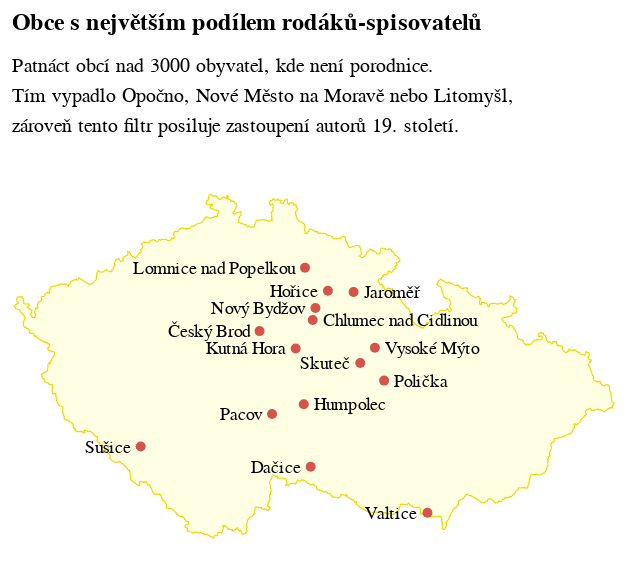

Notebook source saved alongside this figure:
### Code cell
nad3000 = mapka(
    filtr=final.filter(pl.col('obyvatel') > 3000).drop_nulls().sort(by='rodaku/obyvatel',descending=True), 
    vpravo=["Hronov","Jaroměř", "Polička", "Litomyšl",'Vysoké Mýto','Přibyslav',"Polná","Humpolec",'Chlumec nad Cidlinou'],
    nadpis=["Obce s největším podílem rodáků-spisovatelů"],
    podnadpis=["Patnáct obcí nad 3000 obyvatel, kde není porodnice.",
               "Tím vypadlo Opočno, Nové Město na Moravě nebo Litomyšl,",
               "zároveň tento filtr posiluje zastoupení autorů 19. století."],
    bez_porodnic=True,
    kolik=15,
)

nad3000

### Figure 1 — Vega-Lite specification as saved in the notebook (floating-point values rounded to 4 significant figures; data arrays with more than 128 entries replaced by an {"elided": "..."} marker saying what was removed)
{"config": {"title": {"font": "Noticia Text", "fontSize": 12, "anchor": "start", "lineHeight": 19, "fontWeight": "bolder", "subtitleFont": "Noticia Text", "subtitleFontSize": 10, "subtitleLineHeight": 15, "subtitlePadding": 10, "dy": -10}, "axis": {"labelFont": "Asap", "titleFont": "Asap", "fontWeight": "lighter", "titleFontWeight": "lighter", "labelFontSize": 9, "titleFontSize": 9, "labelPadding": 2, "titlePadding": 9, "domainOpacity": 0, "tickColor": "#DCDDD6"}, "legend": {"labelFont": "Asap", "labelFontWeight": "normal", "titleFont": "Asap", "titleFontWeight": "normal", "labelFontSize": 9, "titleFontSize": 9}}, "layer": [{"data": {"values": [{"id": "0", "type": "Feature", "properties": {}, "geometry": {"type": "Polygon", "coordinates": {"elided": "1x1056x2 float values"}}, "bbox": [12.09, 48.55, 18.86, 51.06]}]}, "mark": {"type": "geoshape", "fill": "#FFFFE4", "filled": true, "stroke": "#EED801", "strokeWidth": 0.6}, "title": {"text": ["Obce s největším podílem rodáků-spisovatelů"], "subtitle": ["Patnáct obcí nad 3000 obyvatel, kde není porodnice.", "Tím vypadlo Opočno, Nové Město na Moravě nebo Litomyšl,", "zároveň tento filtr posiluje zastoupení autorů 19. století."]}}, {"data": {"name": "data-7851e55c2de8e85924becff92d26c0c1"}, "mark": {"type": "circle", "color": "#D6534B", "opacity": 1, "size": 25}, "encoding": {"latitude": {"field": "latitude", "type": "quantitative"}, "longitude": {"field": "longitude", "type": "quantitative"}}}, {"data": {"name": "data-4cb9df90e59bd4df7a55f378f8e56ce3"}, "mark": {"type": "text", "align": "left", "baseline": "middle", "dx": 5, "dy": 0, "font": "Asap", "fontSize": 9}, "encoding": {"latitude": {"field": "latitude", "type": "quantitative"}, "longitude": {"field": "longitude", "type": "quantitative"}, "text": {"field": "rodna_obec", "type": "nominal"}}}, {"data": {"name": "data-a474e9d1fb2a5c28096c675aa2e4b345"}, "mark": {"type": "text", "align": "right", "baseline": "middle", "dx": -5, "dy": 0, "font": "Asap", "fontSize": 9}, "encoding": {"latitude": {"field": "latitude", "type": "quantitative"}, "longitude": {"field": "longitude", "type": "quantitative"}, "text": {"field": "rodna_obec", "type": "nominal"}}}, {"data": {"name": "data-d751713988987e9331980363e24189ce"}, "mark": {"type": "text", "align": "center", "baseline": "middle", "dx": 0, "dy": 7.5, "font": "Asap", "fontSize": 9}, "encoding": {"latitude": {"field": "latitude", "type": "quantitative"}, "longitude": {"field": "longitude", "type": "quantitative"}, "text": {"field": "rodna_obec", "type": "nominal"}}}], "height": 200, "width": 300, "$schema": "https://vega.github.io/schema/vega-lite/v5.8.0.json", "datasets": {"data-7851e55c2de8e85924becff92d26c0c1": [{"rodna_obec": "Valtice", "knih": 191, "rodna_obec_right": "Valtice", "rodaku": 59, "name": "Valtice", "obyvatel": 3593, "longitude": 16.75, "latitude": 48.74, "rodaku/obyvatel": 0.01642, "knih/obyvatel": 0.05316, "delka_nazvu": 7}, {"rodna_obec": "Polička", "knih": 584, "rodna_obec_right": "Polička", "rodaku": 116, "name": "Polička", "obyvatel": 8939, "longitude": 16.27, "latitude": 49.71, "rodaku/obyvatel": 0.01298, "knih/obyvatel": 0.06533, "delka_nazvu": 7}, {"rodna_obec": "Chlumec nad Cidlinou", "knih": 375, "rodna_obec_right": "Chlumec nad Cidlinou", "rodaku": 64, "name": "Chlumec nad Cidlinou", "obyvatel": 5592, "longitude": 15.46, "latitude": 50.15, "rodaku/obyvatel": 0.01144, "knih/obyvatel": 0.06706, "delka_nazvu": 20}, {"rodna_obec": "Vysoké Mýto", "knih": 737, "rodna_obec_right": "Vysoké Mýto", "rodaku": 141, "name": "Vysoké Mýto", "obyvatel": 12412, "longitude": 16.16, "latitude": 49.95, "rodaku/obyvatel": 0.01136, "knih/obyvatel": 0.05938, "delka_nazvu": 11}, {"rodna_obec": "Hořice", "knih": 651, "rodna_obec_right": "Hořice", "rodaku": 91, "name": "Hořice", "obyvatel": 8587, "longitude": 15.63, "latitude": 50.37, "rodaku/obyvatel": 0.0106, "knih/obyvatel": 0.07581, "delka_nazvu": 6}, {"rodna_obec": "Dačice", "knih": 330, "rodna_obec_right": "Dačice", "rodaku": 76, "name": "Dačice", "obyvatel": 7228, "longitude": 15.44, "latitude": 49.08, "rodaku/obyvatel": 0.01051, "knih/obyvatel": 0.04566, "delka_nazvu": 6}, {"rodna_obec": "Kutná Hora", "knih": 1241, "rodna_obec_right": "Kutná Hora", "rodaku": 215, "name": "Kutná Hora", "obyvatel": 21556, "longitude": 15.27, "latitude": 49.95, "rodaku/obyvatel": 0.009974, "knih/obyvatel": 0.05757, "delka_nazvu": 10}, {"rodna_obec": "Jaroměř", "knih": 699, "rodna_obec_right": "Jaroměř", "rodaku": 106, "name": "Jaroměř", "obyvatel": 12541, "longitude": 15.92, "latitude": 50.36, "rodaku/obyvatel": 0.008452, "knih/obyvatel": 0.05574, "delka_nazvu": 7}, {"rodna_obec": "Humpolec", "knih": 538, "rodna_obec_right": "Humpolec", "rodaku": 92, "name": "Humpolec", "obyvatel": 11447, "longitude": 15.36, "latitude": 49.54, "rodaku/obyvatel": 0.008037, "knih/obyvatel": 0.047, "delka_nazvu": 8}, {"rodna_obec": "Pacov", "knih": 296, "rodna_obec_right": "Pacov", "rodaku": 38, "name": "Pacov", "obyvatel": 4749, "longitude": 15.0, "latitude": 49.47, "rodaku/obyvatel": 0.008002, "knih/obyvatel": 0.06233, "delka_nazvu": 5}, {"rodna_obec": "Český Brod", "knih": 247, "rodna_obec_right": "Český Brod", "rodaku": 59, "name": "Český Brod", "obyvatel": 7423, "longitude": 14.86, "latitude": 50.07, "rodaku/obyvatel": 0.007948, "knih/obyvatel": 0.03327, "delka_nazvu": 10}, {"rodna_obec": "Nový Bydžov", "knih": 241, "rodna_obec_right": "Nový Bydžov", "rodaku": 57, "name": "Nový Bydžov", "obyvatel": 7212, "longitude": 15.49, "latitude": 50.24, "rodaku/obyvatel": 0.007903, "knih/obyvatel": 0.03342, "delka_nazvu": 11}, {"rodna_obec": "Lomnice nad Popelkou", "knih": 155, "rodna_obec_right": "Lomnice nad Popelkou", "rodaku": 42, "name": "Lomnice nad Popelkou", "obyvatel": 5635, "longitude": 15.37, "latitude": 50.53, "rodaku/obyvatel": 0.007453, "knih/obyvatel": 0.02751, "delka_nazvu": 20}, {"rodna_obec": "Sušice", "knih": 336, "rodna_obec_right": "Sušice", "rodaku": 77, "name": "Sušice", "obyvatel": 10783, "longitude": 13.52, "latitude": 49.23, "rodaku/obyvatel": 0.007141, "knih/obyvatel": 0.03116, "delka_nazvu": 6}, {"rodna_obec": "Skuteč", "knih": 290, "rodna_obec_right": "Skuteč", "rodaku": 36, "name": "Skuteč", "obyvatel": 5042, "longitude": 16.0, "latitude": 49.84, "rodaku/obyvatel": 0.00714, "knih/obyvatel": 0.05752, "delka_nazvu": 6}], "data-4cb9df90e59bd4df7a55f378f8e56ce3": [{"rodna_obec": "Polička", "knih": 584, "rodna_obec_right": "Polička", "rodaku": 116, "name": "Polička", "obyvatel": 8939, "longitude": 16.27, "latitude": 49.71, "rodaku/obyvatel": 0.01298, "knih/obyvatel": 0.06533, "delka_nazvu": 7}, {"rodna_obec": "Chlumec nad Cidlinou", "knih": 375, "rodna_obec_right": "Chlumec nad Cidlinou", "rodaku": 64, "name": "Chlumec nad Cidlinou", "obyvatel": 5592, "longitude": 15.46, "latitude": 50.15, "rodaku/obyvatel": 0.01144, "knih/obyvatel": 0.06706, "delka_nazvu": 20}, {"rodna_obec": "Vysoké Mýto", "knih": 737, "rodna_obec_right": "Vysoké Mýto", "rodaku": 141, "name": "Vysoké Mýto", "obyvatel": 12412, "longitude": 16.16, "latitude": 49.95, "rodaku/obyvatel": 0.01136, "knih/obyvatel": 0.05938, "delka_nazvu": 11}, {"rodna_obec": "Jaroměř", "knih": 699, "rodna_obec_right": "Jaroměř", "rodaku": 106, "name": "Jaroměř", "obyvatel": 12541, "longitude": 15.92, "latitude": 50.36, "rodaku/obyvatel": 0.008452, "knih/obyvatel": 0.05574, "delka_nazvu": 7}, {"rodna_obec": "Humpolec", "knih": 538, "rodna_obec_right": "Humpolec", "rodaku": 92, "name": "Humpolec", "obyvatel": 11447, "longitude": 15.36, "latitude": 49.54, "rodaku/obyvatel": 0.008037, "knih/obyvatel": 0.047, "delka_nazvu": 8}], "data-a474e9d1fb2a5c28096c675aa2e4b345": [{"rodna_obec": "Valtice", "knih": 191, "rodna_obec_right": "Valtice", "rodaku": 59, "name": "Valtice", "obyvatel": 3593, "longitude": 16.75, "latitude": 48.74, "rodaku/obyvatel": 0.01642, "knih/obyvatel": 0.05316, "delka_nazvu": 7}, {"rodna_obec": "Hořice", "knih": 651, "rodna_obec_right": "Hořice", "rodaku": 91, "name": "Hořice", "obyvatel": 8587, "longitude": 15.63, "latitude": 50.37, "rodaku/obyvatel": 0.0106, "knih/obyvatel": 0.07581, "delka_nazvu": 6}, {"rodna_obec": "Dačice", "knih": 330, "rodna_obec_right": "Dačice", "rodaku": 76, "name": "Dačice", "obyvatel": 7228, "longitude": 15.44, "latitude": 49.08, "rodaku/obyvatel": 0.01051, "knih/obyvatel": 0.04566, "delka_nazvu": 6}, {"rodna_obec": "Kutná Hora", "knih": 1241, "rodna_obec_right": "Kutná Hora", "rodaku": 215, "name": "Kutná Hora", "obyvatel": 21556, "longitude": 15.27, "latitude": 49.95, "rodaku/obyvatel": 0.009974, "knih/obyvatel": 0.05757, "delka_nazvu": 10}, {"rodna_obec": "Pacov", "knih": 296, "rodna_obec_right": "Pacov", "rodaku": 38, "name": "Pacov", "obyvatel": 4749, "longitude": 15.0, "latitude": 49.47, "rodaku/obyvatel": 0.008002, "knih/obyvatel": 0.06233, "delka_nazvu": 5}, {"rodna_obec": "Český Brod", "knih": 247, "rodna_obec_right": "Český Brod", "rodaku": 59, "name": "Český Brod", "obyvatel": 7423, "longitude": 14.86, "latitude": 50.07, "rodaku/obyvatel": 0.007948, "knih/obyvatel": 0.03327, "delka_nazvu": 10}, {"rodna_obec": "Nový Bydžov", "knih": 241, "rodna_obec_right": "Nový Bydžov", "rodaku": 57, "name": "Nový Bydžov", "obyvatel": 7212, "longitude": 15.49, "latitude": 50.24, "rodaku/obyvatel": 0.007903, "knih/obyvatel": 0.03342, "delka_nazvu": 11}, {"rodna_obec": "Lomnice nad Popelkou", "knih": 155, "rodna_obec_right": "Lomnice nad Popelkou", "rodaku": 42, "name": "Lomnice nad Popelkou", "obyvatel": 5635, "longitude": 15.37, "latitude": 50.53, "rodaku/obyvatel": 0.007453, "knih/obyvatel": 0.02751, "delka_nazvu": 20}, {"rodna_obec": "Sušice", "knih": 336, "rodna_obec_right": "Sušice", "rodaku": 77, "name": "Sušice", "obyvatel": 10783, "longitude": 13.52, "latitude": 49.23, "rodaku/obyvatel": 0.007141, "knih/obyvatel": 0.03116, "delka_nazvu": 6}, {"rodna_obec": "Skuteč", "knih": 290, "rodna_obec_right": "Skuteč", "rodaku": 36, "name": "Skuteč", "obyvatel": 5042, "longitude": 16.0, "latitude": 49.84, "rodaku/obyvatel": 0.00714, "knih/obyvatel": 0.05752, "delka_nazvu": 6}], "data-d751713988987e9331980363e24189ce": []}}
